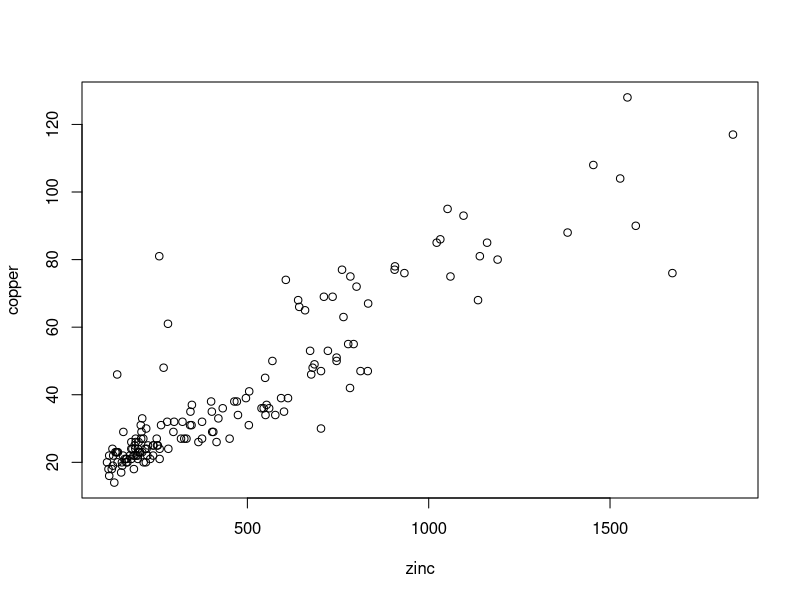
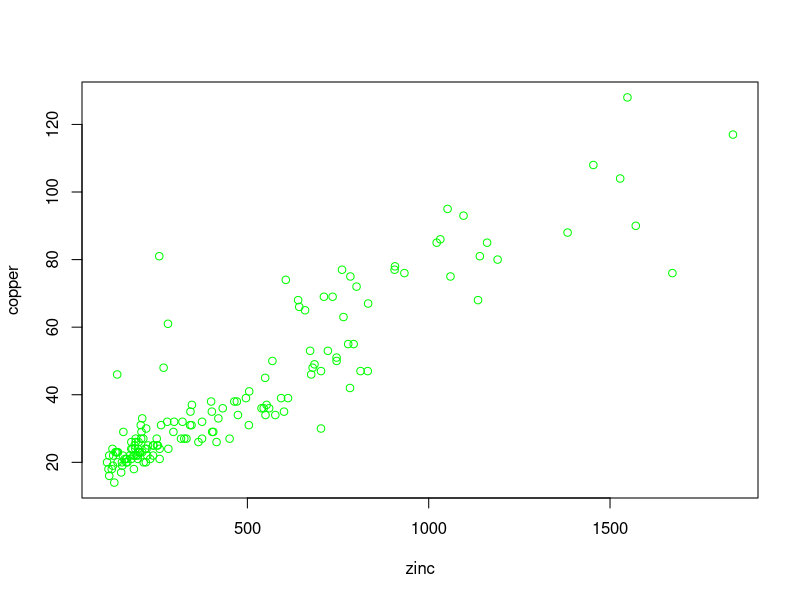
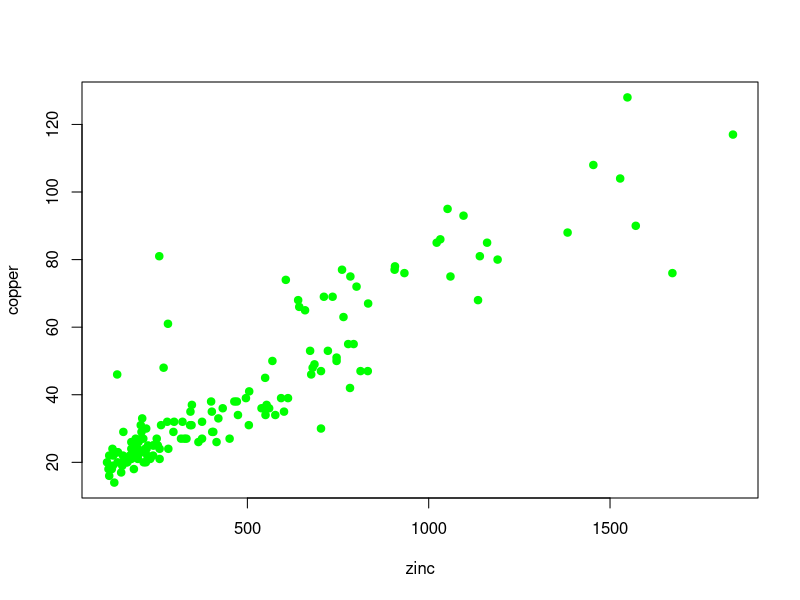
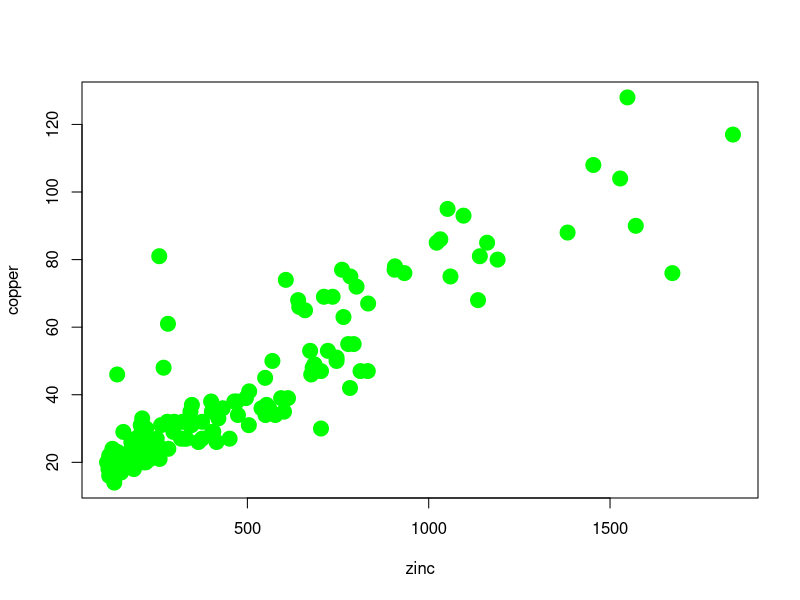

Reproduce these figures in R, in order.
install.packages("sp")

library(sp)
data(meuse)

#se uso hasthag r non legge
#sotto mi favedere il dataset
meuse

#funzione per vedere le prime 6 righe del dataset
head(meuse)

#vediamo se la concentrazione di zinco è collegata al rame
attach(meuse)
#per vedere la funzion plot posso guardare questo link https://www.rdocumentation.org/packages/graphics/versions/3.6.2/topics/plot
plot(zinc,copper)
#col=something cambia colore
plot(zinc,copper,col="green")
#per cambiare i simboli dei dati uso pch e poi un numero. ogni numero corrisponde a un simbolo. per vederei simboli posso cercare su internet pch r symbol
plot(zinc,copper,col="green",pch=19)
#aumentare size pallini 
plot(zinc,copper,col="green",pch=19,cex=2)
